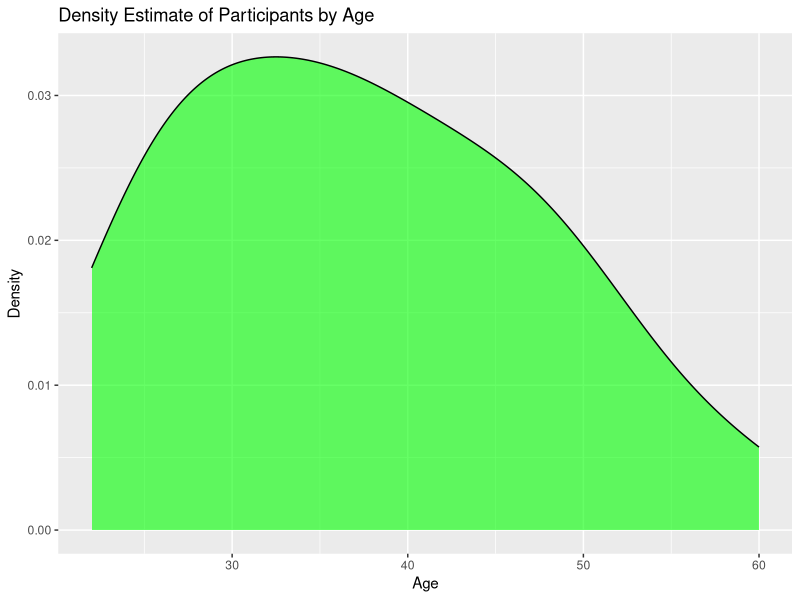

R code for this plot:
library(ggplot2)

# Create a sample Marriage dataset with random ages
set.seed(42)
Marriage <- data.frame(age = c(25, 30, 35, 40, 28, 32, 27, 29, 34, 33,
                               31, 38, 36, 26, 37, 45, 50, 55, 60, 22,
                               24, 39, 41, 43, 44, 23, 46, 48, 49, 52))

# Display first few rows
head(Marriage)

# Plot the smoothed density curve
ggplot(Marriage, aes(x = age)) +
  geom_density(fill = "green", color = "black", alpha = 0.6) +
  labs(title = "Density Estimate of Participants by Age", x = "Age", y = "Density")
